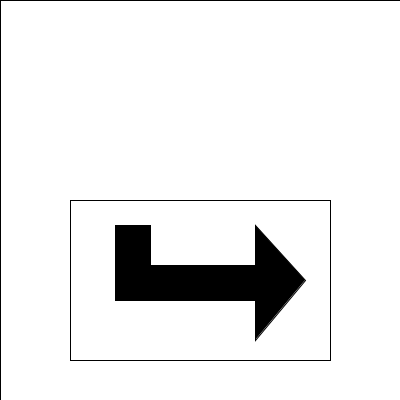
Frame 1 (no input)
Frame 60 (the mouse pressed at the canvas centre just before this capture): identical to frame 1, image omitted
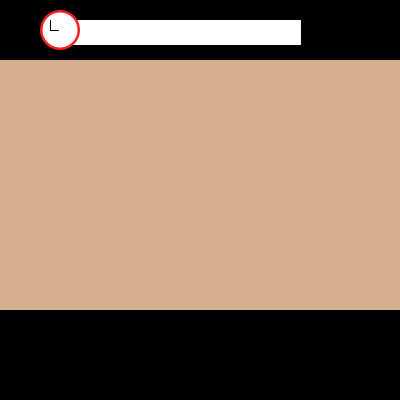
Frame 120 (the mouse held since frame 60 and released just before this capture)

The Processing sketch that drew these frames (run headless with seeded random() and noise(); from frame 60 on, the mouse is pressed at the canvas centre):

// Processing sketch: sketch_251202a
// ── sketch_251202a.pde
int score = 0;
int gameState = 0;

void setup()
{
  size (400, 400);
  //for (int i = 0; i<10; i++)
  //{
  //  ball.add(new Balloon(random(0, 400), random(90, 285)));
  //}
}

LoseScreen islose = new LoseScreen();
WinScreen iswin = new WinScreen();
button entergame = new button();
GamePlay screen = new GamePlay();
timer timing = new timer();
Starting begin = new Starting();

ArrayList<Balloon> ball = new ArrayList<Balloon>();

void draw()
{
  background (255);

  if (gameState == 0)
  {
    begin.BeginGame();
    entergame.DrawStartButton();
  } else if (gameState == 1) {
    screen.drawGameScreen();
    timing.time();
  } else if (gameState == 2) {
    islose.DRAWisLose();
    entergame.DrawStartButton();
  } else if (gameState == 3) {
    iswin.DRAWisWin();
    entergame.DrawStartButton();
  }




  //screen.drawGameScreen();
  //timing.time();
  //islose.DRAWisLose();
  //iswin.DRAWisWin();
  //entergame.DrawStartButton();
}

void mousePressed()
{
  if (gameState == 1)
  {
    for (Balloon b : ball)
    {
      b.balloonClicked();
    }
  }
}

// ── allscreens.pde
class Starting
{
  Starting()
  {
  }

  void BeginGame()
  {
    fill (255);
    rect(0, 0, 400, 400);
  }
}

class LoseScreen
{
  LoseScreen()
  {
  }

  void DRAWisLose()
  {
    noStroke();
    fill (0);
    rect (0, 0, 400, 400);
    fill (255);
    quad (270, 50, 250, 40, 160, 160, 140, 150);
    quad (140, 50, 160, 40, 270, 150, 250, 160);
  }
}

class WinScreen
{
  WinScreen()
  {
  }

  void DRAWisWin()
  {
    noStroke();
    fill (0);
    rect (0, 0, 400, 400);
    fill (255);
    quad (140, 85, 180, 115, 180, 160, 150, 160);
    quad (180, 115, 210, 50, 245, 155, 180, 160);
    quad (230, 115, 273, 85, 260, 160, 180, 160);
  }
}

// ── balloons.pde
//note balloon arraylist goes here, make sure the inaction of POP is here
//will there will a crosshair?

class Balloon 
{
  boolean isPopped = false;
  PVector location;
  Balloon(float x, float y) 
  {
    location = new PVector(x, y);
  }

  void DrawBalloon() 
  {
    if(isPopped == false){
    stroke(60);
    fill(78, 191, 242);
    ellipse(location.x, location.y, 60, 60);
  }
  }
  
  void balloonClicked() {
   if (dist(location.x,location.y, mouseX, mouseY) <= 30 && isPopped == false)
   {
     isPopped = !isPopped;
     score += 1;
   }
   //if (score == 10);
   //{
   //  gameState = 3;
   //}
  }
  
}

// ── gameplay.pde
class GamePlay {
  boolean isGameplay = false;
  boolean lose = false;
  boolean win = false;
  GamePlay() {
  }

  void drawGameScreen() {
    rectMode(CORNER);
    noStroke();
    fill(214, 175, 143);
    rect(0, 0, 400, 400);
    fill(0);
    rect(0, 0, 400, 60); //top black box, put timer here
    rect (0, 310, 400, 400); //bottom black box, put score here
  }
}

// ── startbutton.pde
class button {
  button() {
  }

  void DrawStartButton() {
    rectMode(CORNERS);
    fill (255);
    rect (70, 200, 330, 360);
    fill (0);
    rect (115, 225, 150, 300);
    rect( 150, 265, 255, 300);
    triangle(255, 225, 305, 280, 255, 340);

    if ((mouseX >= 70 && mouseX <= 330)&& (mouseY>= 200 && mouseY <= 360)) {
      if (mousePressed) {
        gameState = 1;
        ball.clear();
        for (int i = 0; i<10; i++)
        {
          ball.add(new Balloon(random(0, 400), random(90, 285)));
        }
        score = 0;
        startTime = millis();
        println("works");
      }
    }
  }
}

// ── timer.pde
float startTime;

class timer {
  
  timer() {
  }

  void time() {
    rectMode(CORNERS);
    int count = 7000;
    float t = millis() - startTime;
    fill(255);
    rect(70, 20, (350*(1-(t/count))), 45);
    if (t >= 5610) {
      gameState = 2;
      println ("word");
    }
    fill(247, 32, 32);
    ellipse(60, 30, 40, 40);
    fill(255);
    ellipse(60, 30, 35, 35);
    stroke(0);
    line(50, 20, 50, 30);
    line(50, 30, 58, 30);
  }
}
